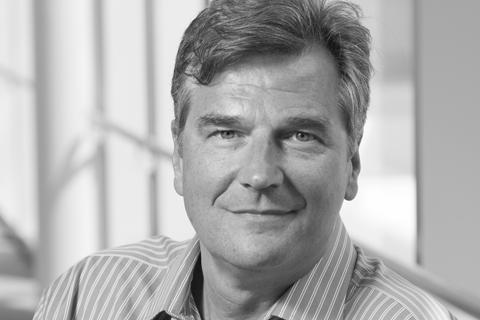
%> input picture face.jpg, 480 x 320 px
$ octave --eval "result = intensitylevels;"   (GNU Octave 9; MATLAB toolbox functions it lacks are replaced by stand-ins)
%> lines starting %> are read from the running program, lines starting %| are printed output that depends on the picture
function plot= intensitylevels()
%This function gives outputs on different intensity levels for an image
% Multiplication simply gives the intensity level image

% Read image and get Dimensions of image
img=uint8(imread('face.jpg'));
%> img is the input picture: size 320x480 uint8; min 4, max 255, mean 173.4
[row,col]=size(img);
%> row = 320; col = 480

subplot(2,4,1),imshow(img);
title('8bits');
subplot(2,4,2),imshow(img*1);
title('7bits');

subplot(2,4,3),imshow(img*2);
%> after `imshow(img*2)`:
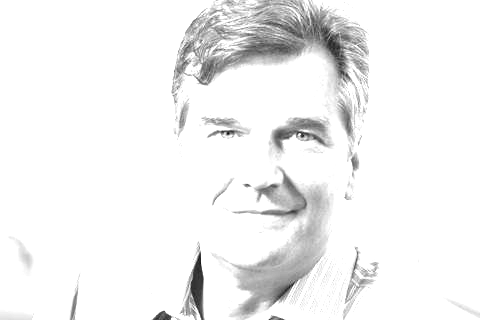
%> displayed picture: size 320x480, on the screen's scale of 0 to 255; min 8, max 255, mean 241.9
title('6bits');
subplot(2,4,4),imshow(img*3);
%> after `imshow(img*3)`:
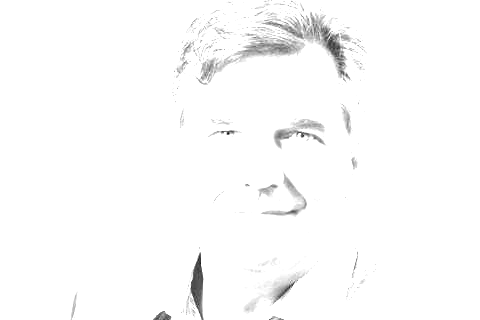
%> displayed picture: size 320x480, on the screen's scale of 0 to 255; min 12, max 255, mean 251.3
title('5bits');

subplot(2,4,5),imshow(img*4);
%> after `imshow(img*4)`:
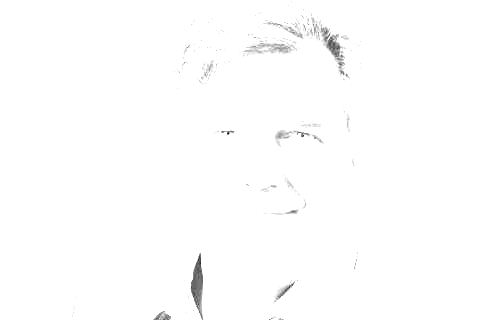
%> displayed picture: size 320x480, on the screen's scale of 0 to 255; min 16, max 255, mean 253.6
title('4bits');
subplot(2,4,6),imshow(img*5);
%> after `imshow(img*5)`:
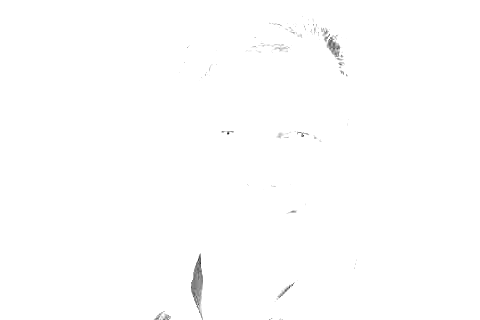
%> displayed picture: size 320x480, on the screen's scale of 0 to 255; min 20, max 255, mean 254.3
title('3bits');

subplot(2,4,7),imshow(img*6);
title('2bits');
subplot(2,4,8),imshow(img*7);
%> after `imshow(img*7)`:
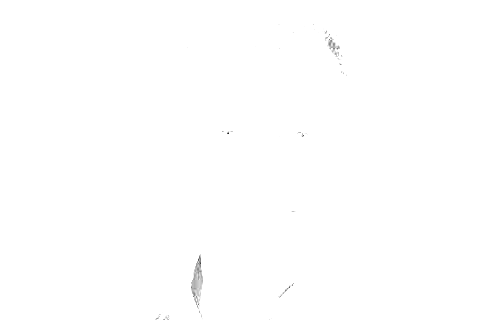
%> displayed picture: size 320x480, on the screen's scale of 0 to 255; min 28, max 255, mean 254.7
title('1bit');
%> (the run ends here)

$ run again, with Seed1.JPG copied over face.jpg
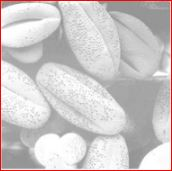
%> input picture Seed1.JPG, 172 x 171 px
%> in intensitylevels, img is the input picture: size 171x172x3 uint8; mean R, G, B 205.4, 200.5, 200.5
%> in intensitylevels, `imshow(img*5)`:
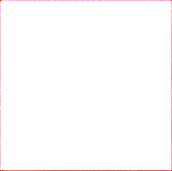
%> displayed picture: size 171x172x3, on the screen's scale of 0 to 255; mean R, G, B 255, 252.8, 253.1
%> in intensitylevels, `imshow(img*6)`:
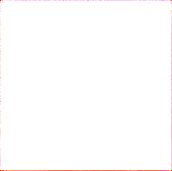
%> displayed picture: size 171x172x3, on the screen's scale of 0 to 255; mean R, G, B 255, 253.5, 253.7

$ run again, with liftingbody.jpg copied over face.jpg
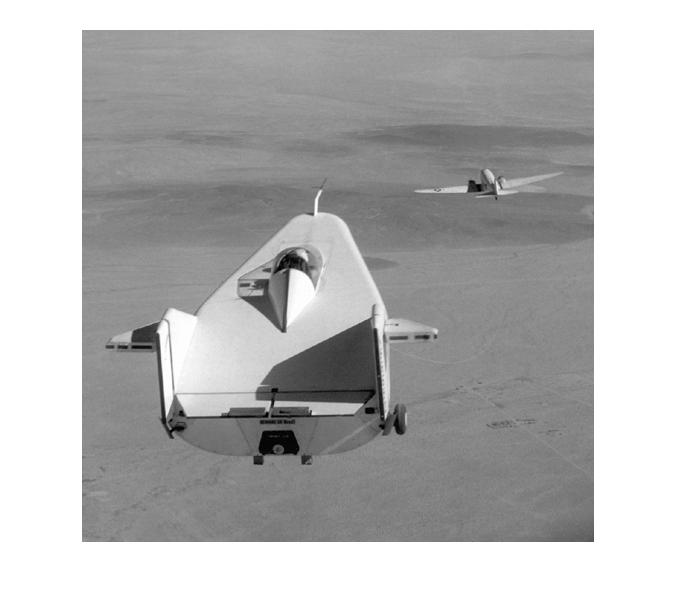
%> input picture liftingbody.jpg, 676 x 598 px
%> in intensitylevels, img is the input picture: size 598x676x3 uint8; min 0, max 255, mean 180.6
%> in intensitylevels, `imshow(img*4)`:
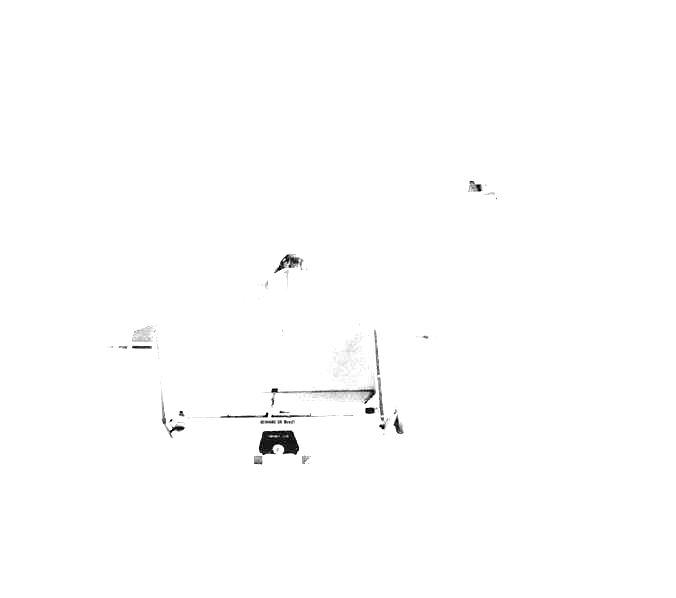
%> displayed picture: size 598x676x3, on the screen's scale of 0 to 255; min 0, max 255, mean 253.8
%> in intensitylevels, `imshow(img*6)`:
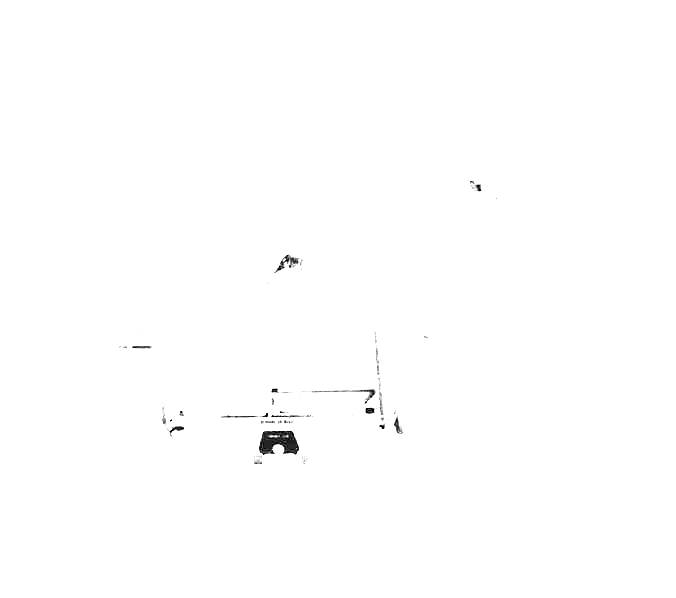
%> displayed picture: size 598x676x3, on the screen's scale of 0 to 255; min 0, max 255, mean 254.2
